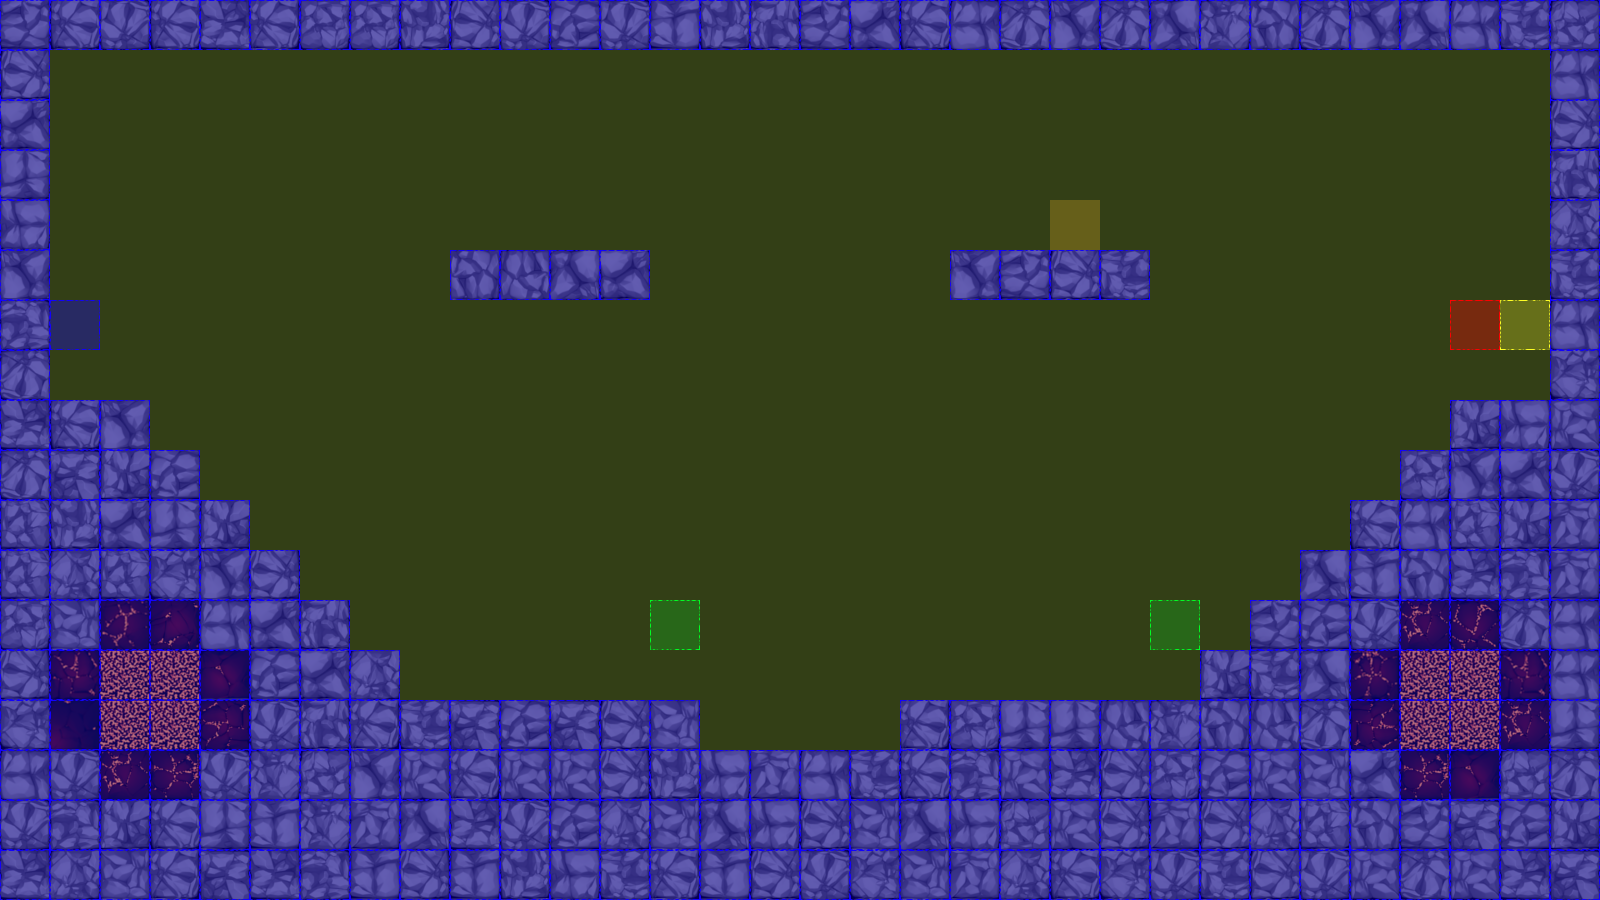

The image is a tile-based game level rendered from a .tmx file. Its description and source (layers, tilesets, objects; grid data summarised) follow:
An orthogonal 32x18 tile map with 50x50 px tiles, 3 tile layers (terrain, collision, event), 2 tilesets.

<map version="1.0" orientation="orthogonal" renderorder="left-up" width="32" height="18" tilewidth="50" tileheight="50" nextobjectid="3">
 <tileset firstgid="1" name="dungeonTile.png" tilewidth="50" tileheight="50" tilecount="64" columns="8">
  <image source="tiles/dungeonTile.png" width="400" height="400" />
 </tileset>
 <tileset firstgid="65" name="collisionTile" tilewidth="50" tileheight="50" tilecount="12" columns="3">
  <image source="tiles/collisionTile.png" width="150" height="200" />
 </tileset>
 <layer name="terrain" width="32" height="18">
  <data>[576 cells, 244 non-empty, 47 distinct tile ids]</data>
 </layer>
 <layer name="collision" width="32" height="18">
  <data>[576 cells, 576 non-empty, 2 distinct tile ids]</data>
 </layer>
 <layer name="event" width="32" height="18">
  <data>[576 cells, 6 non-empty, 5 distinct tile ids]</data>
 </layer>
</map>
